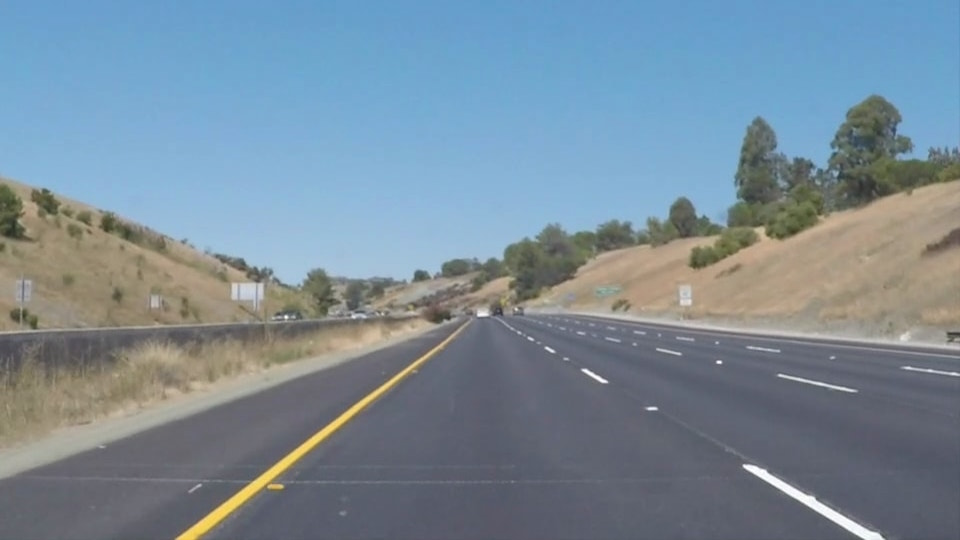
#> input picture test_images/whiteCarLaneSwitch.jpg, 960 x 540 px
$ jupyter execute --allow-errors P1.ipynb   (shell and % lines are left out)
#> lines starting #> are read from the running program, lines starting #| are printed output that depends on the picture; after the words box and inside, x2 and y2 are one past the last pixel; in counts of white or black regions, pixels touching at a corner belong together
# Self-Driving Car Engineer Nanodegree

## Project: **Finding Lane Lines on the Road**
***
In this project, you will use the tools you learned about in the lesson to identify lane lines on the road.  You can develop your pipeline on a series of individual images, and later apply the result to a video stream (really just a series of images). Check out the video clip "raw-lines-example.mp4" (also contained in this repository) to see what the output should look like after using the helper functions below.

Once you have a result that looks roughly like "raw-lines-example.mp4", you'll need to get creative and try to average and/or extrapolate the line segments you've detected to map out the full extent of the lane lines.  You can see an example of the result you're going for in the video "P1_example.mp4".  Ultimately, you would like to draw just one line for the left side of the lane, and one for the right.

In addition to implementing code, there is a brief writeup to complete. The writeup should be completed in a separate file, which can be either a markdown file or a pdf document. There is a [write up template](https://github.com/udacity/CarND-LaneLines-P1/blob/master/writeup_template.md) that can be used to guide the writing process. Completing both the code in the Ipython notebook and the writeup template will cover all of the [rubric points](https://review.udacity.com/#!/rubrics/322/view) for this project.

---
Let's have a look at our first image called 'test_images/solidWhiteRight.jpg'.  Run the 2 cells below (hit Shift-Enter or the "play" button above) to display the image.

**Note: If, at any point, you encounter frozen display windows or other confounding issues, you can always start again with a clean slate by going to the "Kernel" menu above and selecting "Restart & Clear Output".**

---

**The tools you have are color selection, region of interest selection, grayscaling, Gaussian smoothing, Canny Edge Detection and Hough Tranform line detection.  You  are also free to explore and try other techniques that were not presented in the lesson.  Your goal is piece together a pipeline to detect the line segments in the image, then average/extrapolate them and draw them onto the image for display (as below).  Once you have a working pipeline, try it out on the video stream below.**

---

<figure>

 <figcaption>
 <p></p>
 <p style="text-align: center;"> Your output should look something like this (above) after detecting line segments using the helper functions below </p>
 </figcaption>
</figure>
 <p></p>
<figure>

 <figcaption>
 <p></p>
 <p style="text-align: center;"> Your goal is to connect/average/extrapolate line segments to get output like this</p>
 </figcaption>
</figure>

**Run the cell below to import some packages.  If you get an `import error` for a package you've already installed, try changing your kernel (select the Kernel menu above --> Change Kernel).  Still have problems?  Try relaunching Jupyter Notebook from the terminal prompt.  Also, consult the forums for more troubleshooting tips.**

## Import Packages

[cell 1]
#importing some useful packages
import matplotlib.pyplot as plt
import matplotlib.image as mpimg
import numpy as np
import cv2

## Read in an Image

[cell 2]
# [6 lines of commented-out code are left out]
image = mpimg.imread('test_images/whiteCarLaneSwitch.jpg')
#> image is the input picture: shape (540, 960, 3); mean R, G, B 121.2, 139.4, 152.9
#printing out some stats and plotting
print('This image is:', type(image), 'with dimensions:', image.shape)
#| This image is: <class 'numpy.ndarray'> with dimensions: (540, 960, 3)
plt.imshow(image)  # if you wanted to show a single color channel image called 'gray', for example, call as plt.imshow(gray, cmap='gray')

**Some OpenCV functions (beyond those introduced in the lesson) that might be useful for this project are:**

`cv2.inRange()` for color selection
`cv2.fillPoly()` for regions selection
`cv2.line()` to draw lines on an image given endpoints
`cv2.addWeighted()` to coadd / overlay two images
`cv2.cvtColor()` to grayscale or change color
`cv2.imwrite()` to output images to file
`cv2.bitwise_and()` to apply a mask to an image

**Check out the OpenCV documentation to learn about these and discover even more awesome functionality!**

## Helper Functions

Below are some helper functions to help get you started. They should look familiar from the lesson!

## Ideas for Lane Detection Pipeline

[cell 3]
import math

def grayscale(img):
    """Applies the Grayscale transform
    This will return an image with only one color channel
    but NOTE: to see the returned image as grayscale
    (assuming your grayscaled image is called 'gray')
    you should call plt.imshow(gray, cmap='gray')"""
    return cv2.cvtColor(img, cv2.COLOR_RGB2GRAY)
    # Or use BGR2GRAY if you read an image with cv2.imread()
    # return cv2.cvtColor(img, cv2.COLOR_BGR2GRAY)

def canny(img, low_threshold, high_threshold):
    """Applies the Canny transform"""
    return cv2.Canny(img, low_threshold, high_threshold)

def gaussian_blur(img, kernel_size):
    """Applies a Gaussian Noise kernel"""
    return cv2.GaussianBlur(img, (kernel_size, kernel_size), 0)

def region_of_interest(img, vertices):
    """
    Applies an image mask.

    Only keeps the region of the image defined by the polygon
    formed from `vertices`. The rest of the image is set to black.
    """
    #defining a blank mask to start with
    mask = np.zeros_like(img)

    #defining a 3 channel or 1 channel color to fill the mask with depending on the input image
    if len(img.shape) > 2:
        channel_count = img.shape[2]  # i.e. 3 or 4 depending on your image
        ignore_mask_color = (255,) * channel_count
    else:
        ignore_mask_color = 255

    #filling pixels inside the polygon defined by "vertices" with the fill color
    cv2.fillPoly(mask, vertices, ignore_mask_color)

    #returning the image only where mask pixels are nonzero
    masked_image = cv2.bitwise_and(img, mask)
    return masked_image

def draw_lines(img, lines, color=[255, 0, 0], thickness=6):
    """
    NOTE: this is the function you might want to use as a starting point once you want to
    average/extrapolate the line segments you detect to map out the full
    extent of the lane (going from the result shown in raw-lines-example.mp4
    to that shown in P1_example.mp4).

    Think about things like separating line segments by their
    slope ((y2-y1)/(x2-x1)) to decide which segments are part of the left
    line vs. the right line.  Then, you can average the position of each of
    the lines and extrapolate to the top and bottom of the lane.

    This function draws `lines` with `color` and `thickness`.
    Lines are drawn on the image inplace (mutates the image).
    If you want to make the lines semi-transparent, think about combining
    this function with the weighted_img() function below
    """

    #Init variables
    rightline = 0
    leftline = 0
    xrt1 = 0
    yrt1 = 0
    xrt2 = 0
    yrt2 = 0
    xlt1 = 0
    ylt1 = 0
    xlt2 = 0
    ylt2 = 0
    slopert = 0
    slopelt = 0

    # Averaging
    # Use slope to determine left line or right line
    for line in lines:
        for x1,y1,x2,y2 in line:
            slope = ((y2-y1)/(x2-x1))
            if slope < 0.70 and slope > 0.5:
                # Right line. Filter out slopes that are out of range
                rightline +=1
                slopert += slope
                xrt1 += x1
                yrt1 += y1
                xrt2 += x2
                yrt2 += y2

            elif slope < -0.6 and slope > -0.8:
                # Left line. Filter out slopes that are out of range
                leftline +=1
                slopelt += slope
                xlt1 += x1
                ylt1 += y1
                xlt2 += x2
                ylt2 += y2

    if rightline > 1:
        xrt1 = xrt1/rightline
        yrt1 = yrt1/rightline
        xrt2 = xrt2/rightline
        yrt2 = yrt2/rightline
        slopert = slopert/rightline

        intercept = ((yrt2-(slopert*xrt2)) + (yrt1-(slopert*xrt1)))/2
        startY = 600
        endY = 325
        startX = int((startY - intercept)/slopert)
        endX = int((endY - intercept)/slopert)
        cv2.line(img, (startX, startY), (endX, endY), color, thickness)

    if leftline > 1:
        xlt1 = xlt1/leftline
        ylt1 = ylt1/leftline
        xlt2 = xlt2/leftline
        ylt2 = ylt2/leftline
        slopelt = slopelt/leftline

        intercept = ((ylt2-(slopelt*xlt2)) + (ylt1-(slopelt*xlt1)))/2
        startY = 600
        endY = 325
        startX = int((startY - intercept)/slopelt)
        endX = int((endY - intercept)/slopelt)
        cv2.line(img, (startX, startY), (endX, endY), color, thickness)

def hough_lines(img, rho, theta, threshold, min_line_len, max_line_gap):
    """
    `img` should be the output of a Canny transform.

    Returns an image with hough lines drawn.
    """
    lines = cv2.HoughLinesP(img, rho, theta, threshold, np.array([]), minLineLength=min_line_len, maxLineGap=max_line_gap)
    line_img = np.zeros((img.shape[0], img.shape[1], 3), dtype=np.uint8)
    draw_lines(line_img, lines)
    return line_img

# Python 3 has support for cool math symbols.

def weighted_img(img, initial_img, α=0.8, β=1., λ=0.):
    """
    `img` is the output of the hough_lines(), An image with lines drawn on it.
    Should be a blank image (all black) with lines drawn on it.

    `initial_img` should be the image before any processing.

    The result image is computed as follows:

    initial_img * α + img * β + λ
    NOTE: initial_img and img must be the same shape!
    """
    return cv2.addWeighted(initial_img, α, img, β, λ)

## Test Images

Build your pipeline to work on the images in the directory "test_images"
**You should make sure your pipeline works well on these images before you try the videos.**

[cell 4]
import os
os.listdir("test_images/")

## Build a Lane Finding Pipeline

Build the pipeline and run your solution on all test_images. Make copies into the `test_images_output` directory, and you can use the images in your writeup report.

Try tuning the various parameters, especially the low and high Canny thresholds as well as the Hough lines parameters.

[cell 5]
# TODO: Build your pipeline that will draw lane lines on the test_images
# then save them to the test_images directory.

def find_lanes(image):
    # Grayscale the image
    gray = grayscale(image)

    # Apply gaussian smoothing
    kernel_size = 7
    blur_gray = gaussian_blur(gray, kernel_size)

    # Apply canny edge detection
    low_threshold = 60
    high_threshold = 150
    edges = canny(blur_gray, low_threshold, high_threshold)

    # Select region of interest
    imshape = image.shape
    vertices = np.array([[(0,imshape[0]),(475, 322), (475, 313), (imshape[1],imshape[0])]], dtype=np.int32)
    masked_edges = region_of_interest(edges, vertices)

    # Hough Transform parameters
    rho = 2 #distance resolution in pixels of the Hough grid
    theta = np.pi/180 # angular resolution in radians of the Hough grid
    threshold = 15     # minimum number of votes (intersections in Hough grid cell)
    min_line_length = 40 # minimum number of pixels making up a line
    max_line_gap = 20    # maximum gap in pixels between connectable line segments
    houghlines = hough_lines(masked_edges, rho, theta, threshold, min_line_length, max_line_gap)
    #plt.imshow(houghlines)

    # Draw the lines on the original image
    lines_edges = weighted_img(houghlines, image)
    #plt.imshow(lines_edges)

    return lines_edges

[cell 6]
image = mpimg.imread('test_images/solidWhiteRight.jpg')
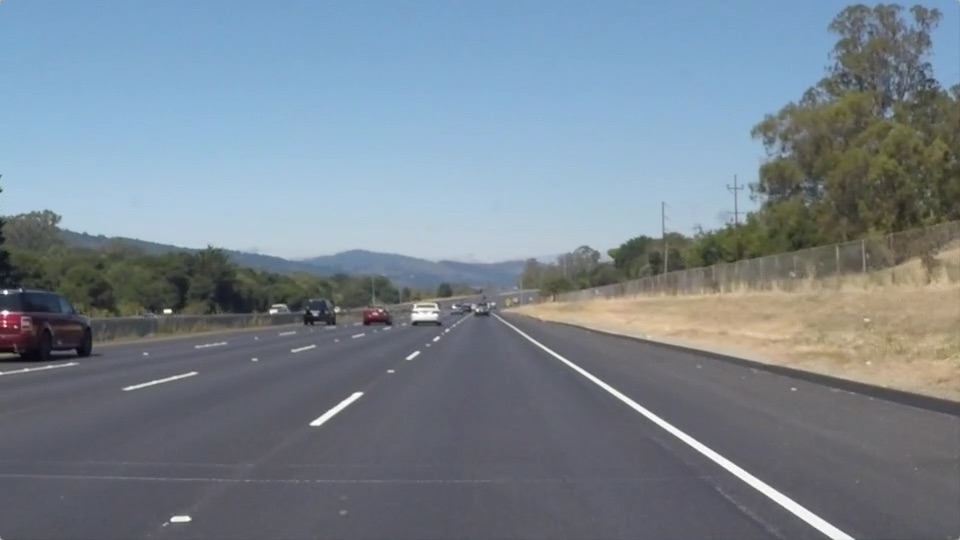
#> input picture test_images/solidWhiteRight.jpg, 960 x 540 px
#> image is the input picture: shape (540, 960, 3); mean R, G, B 120.3, 132.6, 143.7
result = find_lanes(image)
#> in hough_lines, `lines = cv2.HoughLinesP(img, rho, theta, threshold, np.array([]), minL..`: lines = [[540, 343, 853, 538], [657, 424, 832, 538], [524, 336, 693, 446], [310, 422, 358, 392], [320, 424, 362, 394], [538, 342, 853, 539], [525, 337, 581, 374], [722, 466, 764, 493], [390, 373, 439, 339]]
#> the loop in draw_lines, `for line in lines:` made 9 passes
#> after the loop in draw_lines, `for line in lines:`: leftline = 3; rightline = 6; slopelt = -2.03; slopert = 3.85; xlt1 = 1020; xlt2 = 1159; xrt1 = 3506; xrt2 = 4576; ylt1 = 1219; ylt2 = 1125; yrt1 = 2248; yrt2 = 2928
#> in draw_lines, `xrt1 = xrt1/rightline`: xrt1 = 584.3
#> in draw_lines, `yrt1 = yrt1/rightline`: yrt1 = 374.7
#> in draw_lines, `xrt2 = xrt2/rightline`: xrt2 = 762.7
#> in draw_lines, `yrt2 = yrt2/rightline`: yrt2 = 488
#> in draw_lines, `slopert = slopert/rightline`: slopert = 0.642
#> in draw_lines, `intercept = ((yrt2-(slopert*xrt2)) + (yrt1-(slopert*xrt1)))/2`: intercept = -1.31
#> in draw_lines, `startX = int((startY - intercept)/slopert)`: startX = 936
#> in draw_lines, `endX = int((endY - intercept)/slopert)`: endX = 507
#> in draw_lines, `xlt1 = xlt1/leftline`: xlt1 = 340
#> in draw_lines, `ylt1 = ylt1/leftline`: ylt1 = 406.3
#> in draw_lines, `xlt2 = xlt2/leftline`: xlt2 = 386.3
#> in draw_lines, `ylt2 = ylt2/leftline`: ylt2 = 375
#> in draw_lines, `slopelt = slopelt/leftline`: slopelt = -0.678
#> in draw_lines, `intercept = ((ylt2-(slopelt*xlt2)) + (ylt1-(slopelt*xlt1)))/2`: intercept = 636.8
#> in draw_lines, `startX = int((startY - intercept)/slopelt)`: startX = 54
#> in draw_lines, `endX = int((endY - intercept)/slopelt)`: endX = 460
cv2.imwrite('test_images_output/solidWhiteRight.jpg',result)

image = mpimg.imread('test_images/solidWhiteCurve.jpg')
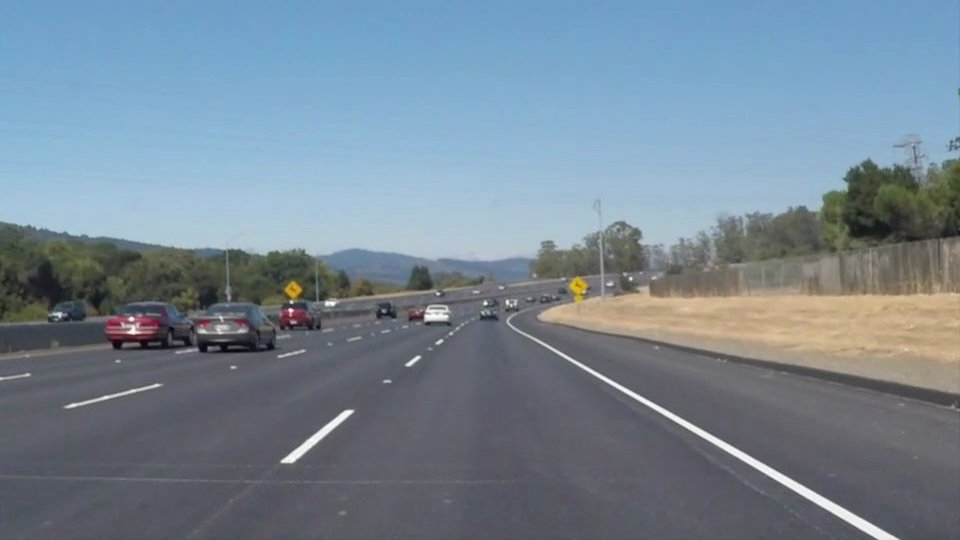
#> input picture test_images/solidWhiteCurve.jpg, 960 x 540 px
#> image is the input picture: shape (540, 960, 3); mean R, G, B 118.5, 134.5, 148.1
result = find_lanes(image)
#> in region_of_interest (call 2), `masked_image = cv2.bitwise_and(img, mask)`:
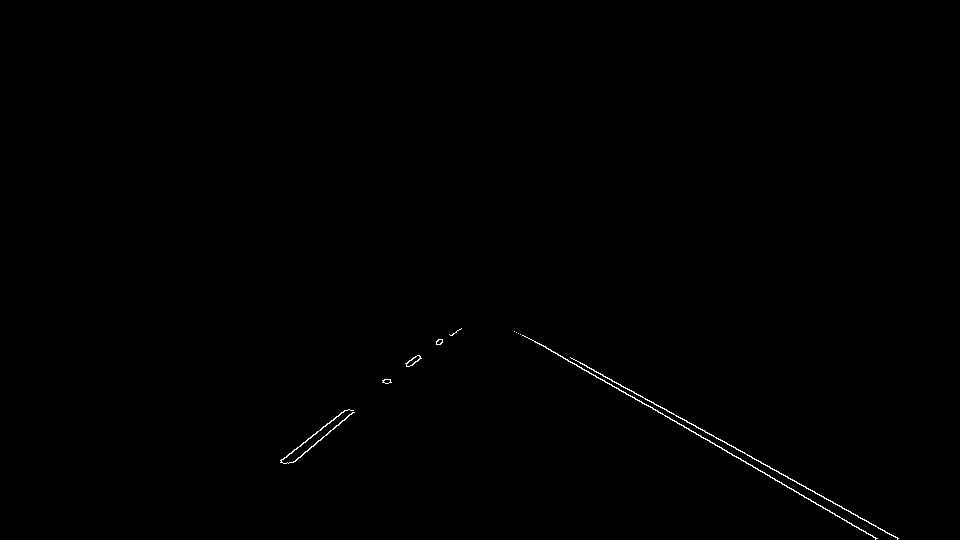
#> masked_image: shape (540, 960); 0.27% white in thin lines or dots, all inside (x1, y1, x2, y2) = (280, 328, 899, 540)
#> in hough_lines (call 2), `lines = cv2.HoughLinesP(img, rho, theta, threshold, np.array([]), minL..`: lines = 13 rows, first 6: [531, 339, 877, 538], [580, 362, 898, 538], [383, 382, 438, 339], [293, 462, 353, 412], [280, 460, 346, 410], [604, 380, 829, 510]
#> the loop in draw_lines (call 2), `for line in lines:` made 13 passes
cv2.imwrite('test_images_output/solidWhiteCurve.jpg',result)

image = mpimg.imread('test_images/solidYellowCurve.jpg')
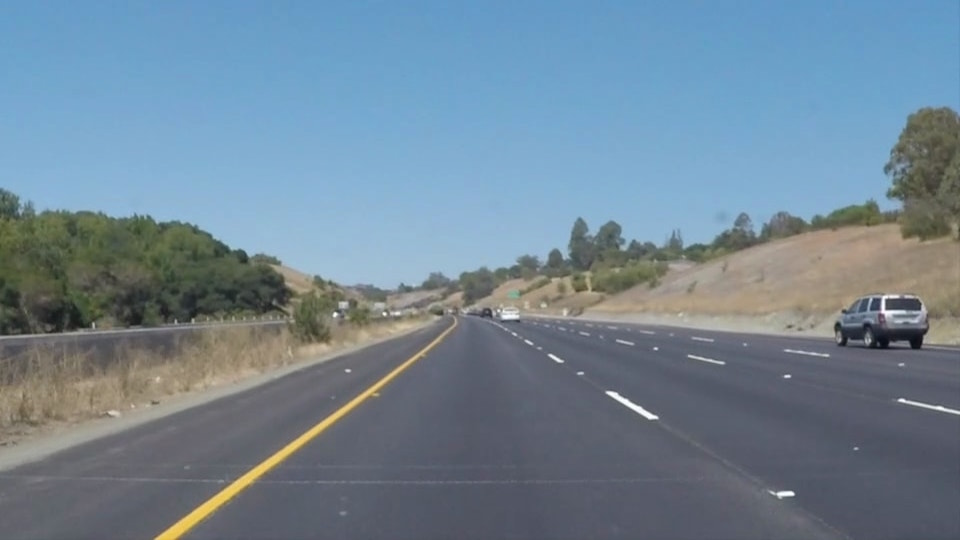
#> input picture test_images/solidYellowCurve.jpg, 960 x 540 px
#> image is the input picture: shape (540, 960, 3); mean R, G, B 113, 133.4, 149
result = find_lanes(image)
#> in region_of_interest (call 3), `masked_image = cv2.bitwise_and(img, mask)`:
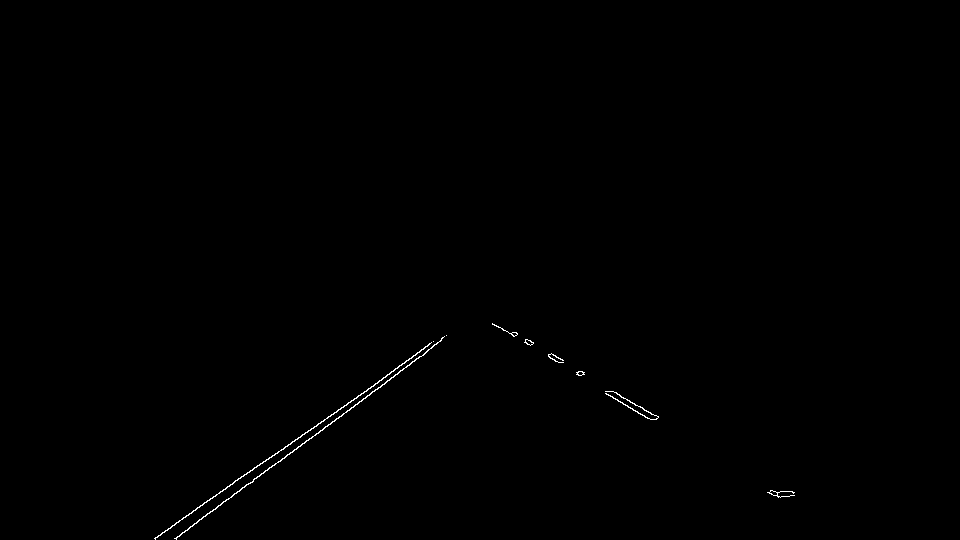
#> masked_image: shape (540, 960); 0.25% white in thin lines or dots, all inside (x1, y1, x2, y2) = (154, 323, 795, 540)
#> in hough_lines (call 3), `lines = cv2.HoughLinesP(img, rho, theta, threshold, np.array([]), minL..`: lines = 18 rows, first 6: [204, 502, 323, 421], [280, 461, 441, 340], [175, 538, 226, 499], [215, 509, 275, 463], [336, 412, 406, 360], [611, 391, 652, 414]
#> call 3 of weighted_img, with α = 0.8, β = 1, λ = 0
#> in weighted_img (call 3), `return cv2.addWeighted(initial_img, α, img, β, λ)`:
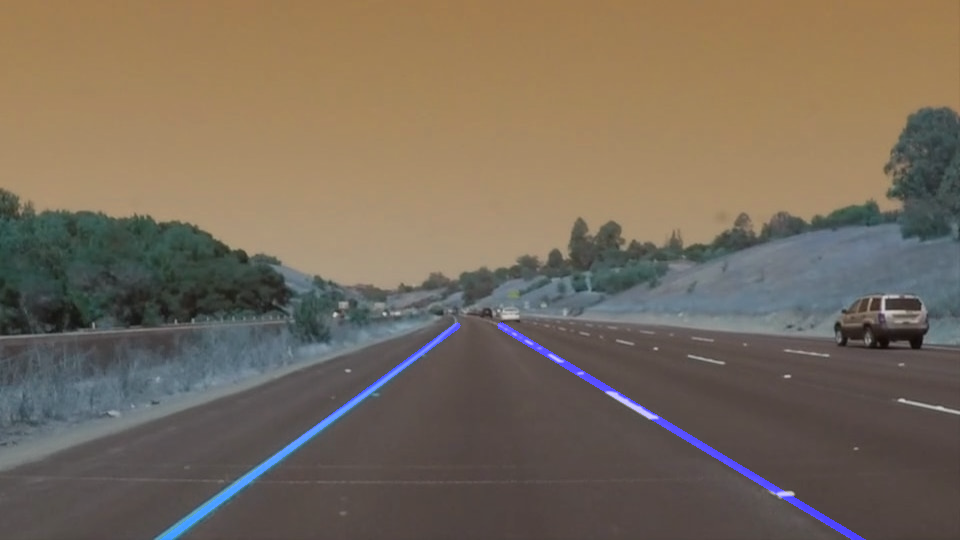
#> returned value: shape (540, 960, 3); mean of channels 0, 1, 2 91.8, 106.7, 119.2; drawn as B, G, R
cv2.imwrite('test_images_output/solidYellowCurve.jpg',result)

#> (the rest of this cell did not finish here and is left out)

## Test on Videos

You know what's cooler than drawing lanes over images? Drawing lanes over video!

We can test our solution on two provided videos:

`solidWhiteRight.mp4`

`solidYellowLeft.mp4`

**Note: if you get an import error when you run the next cell, try changing your kernel (select the Kernel menu above --> Change Kernel). Still have problems? Try relaunching Jupyter Notebook from the terminal prompt. Also, consult the forums for more troubleshooting tips.**

**If you get an error that looks like this:**
```
NeedDownloadError: Need ffmpeg exe.
You can download it by calling:
imageio.plugins.ffmpeg.download()
```
**Follow the instructions in the error message and check out [this forum post](https://discussions.udacity.com/t/project-error-of-test-on-videos/274082) for more troubleshooting tips across operating systems.**

[cell 7]
# Import everything needed to edit/save/watch video clips
from moviepy.editor import VideoFileClip
from IPython.display import HTML

[cell 8]
# [6 lines left out: function process_image, not called in this run]

Let's try the one with the solid white lane on the right first ...

[cell 9]
white_output = 'test_videos_output/solidWhiteRight.mp4'
#> white_output = 'test_videos_output/solidWhiteRight.mp4'
## To speed up the testing process you may want to try your pipeline on a shorter subclip of the video
## To do so add .subclip(start_second,end_second) to the end of the line below
## Where start_second and end_second are integer values representing the start and end of the subclip
## You may also uncomment the following line for a subclip of the first 5 seconds
#clip1 = VideoFileClip("test_videos/solidWhiteRight.mp4").subclip(0,5)
#> (the rest of this cell did not finish here and is left out)
